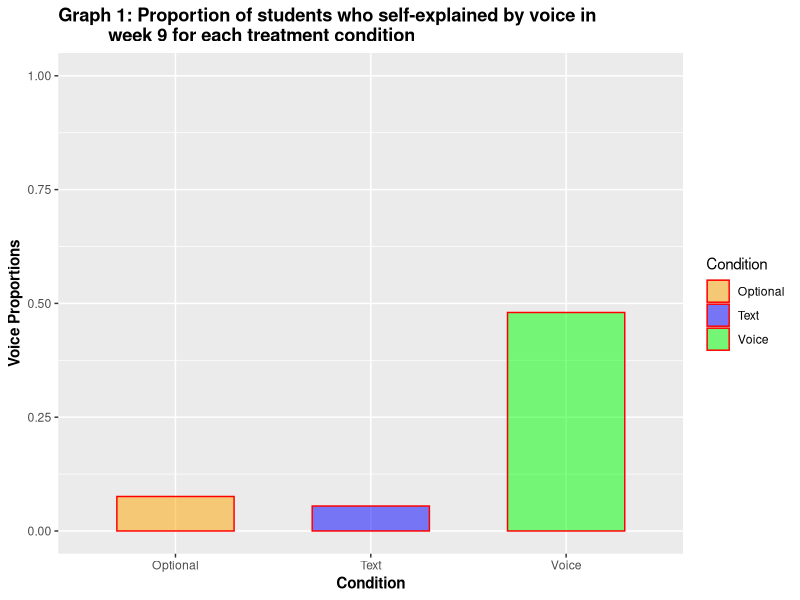
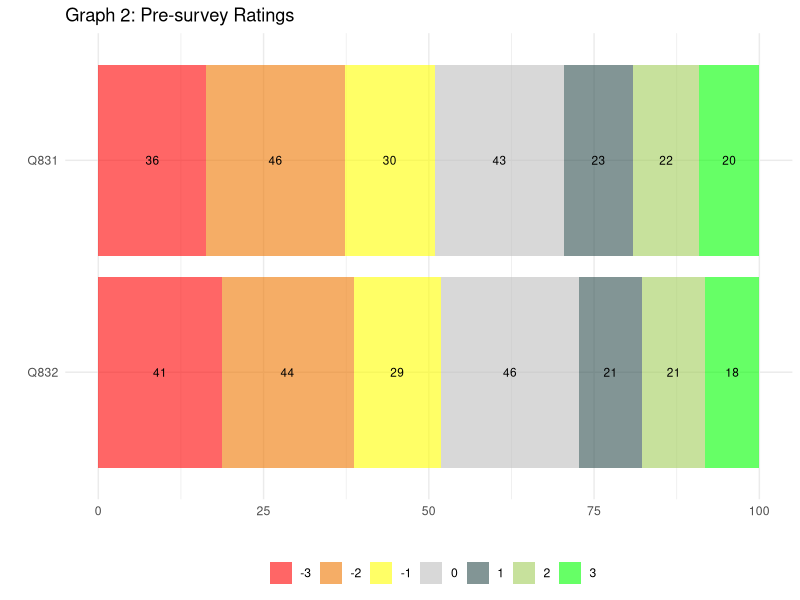
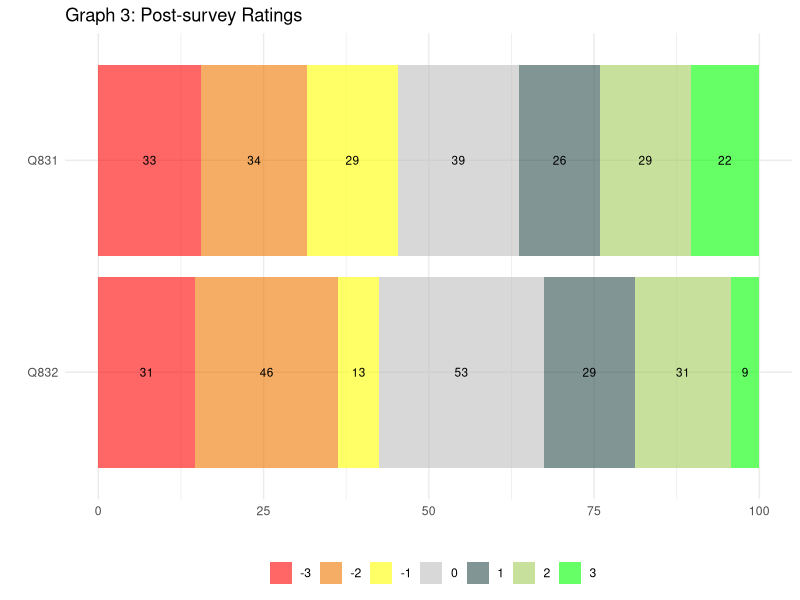
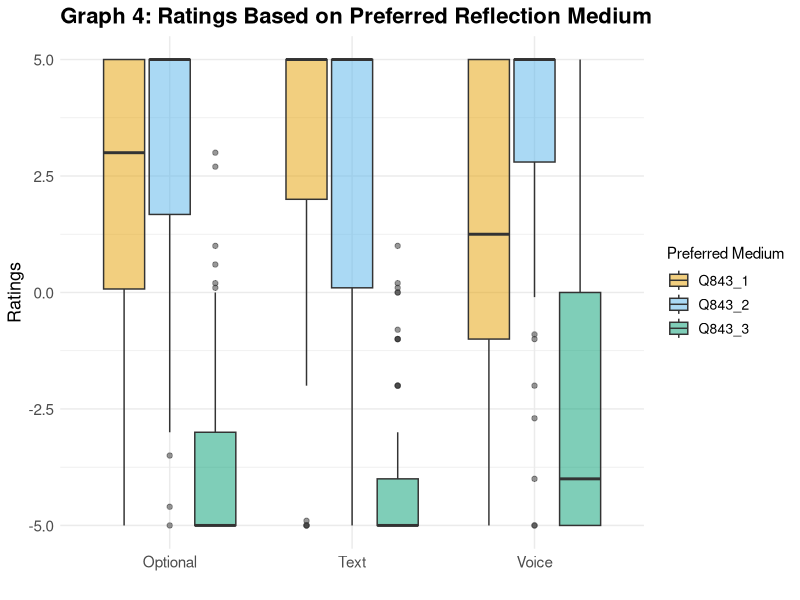

Write R code to recreate these figures, in order.
## ---- chunk 1
knitr::opts_chunk$set(echo = TRUE)
## ---- chunk 2
# let's first import libraries we will be using
library(tidyverse)
library(ggplot2)

# let's now import our data we will be using
d <- read_csv("d_report.csv")

# filter our data so that we get our desired variables
d_filtered <- d[ , c("condition", "week9-normal_voiceCount", 
                     "week9-normal_textCount", "week9-normal_completed")]

# get a 3x4 dataframe that has the variables of condition, total_voice, total_
# text, total_count. as well as observations for Optional, Voice, and Text.
# in the end we want to get the sums of each permutation.
grouped_summary <- d_filtered %>%
  group_by(condition) %>%
  mutate(total_voice = ifelse(`week9-normal_voiceCount` >= 1, 1, 0),
         total_text = ifelse(`week9-normal_textCount` >= 1, 1, 0),
         total_count = ifelse(`week9-normal_voiceCount` +
                                `week9-normal_textCount` >= 1, 1, 0)) %>%
  summarize(total_voice = sum(total_voice),
            total_text = sum(total_text),
            total_count = total_voice + total_text)

# add the proportions (ratios) as variables to the dataframe
grouped_summary <- grouped_summary %>%
  mutate(voice_proportion = total_voice / total_count,
         text_proportion = total_text / total_count)

# plot the graph as a bar graph
ggplot(grouped_summary, aes(x=condition, y=voice_proportion, fill=condition)) +
  geom_col(color="red", width=0.6, alpha=0.5) +
  ylim(0, 1) +
  xlab("Condition") +
  ylab("Voice Proportions") +
  ggtitle("Graph 1: Proportion of students who self-explained by voice in 
          week 9 for each treatment condition") +
  theme(plot.title = element_text(face="bold"),
        axis.title.x = element_text(face="bold"),
        axis.title.y = element_text(face="bold")) +
  scale_fill_manual(values = c("Optional"="orange", "Text"="blue", "Voice"=
                                 "green"),
                    guide=guide_legend(title="Condition"))
## ---- chunk 3
library(tidyverse)
library(ggplot2)

# Read the pre-survey data
d_survey <- read_csv('d_pre_survey.csv')

# Filter and transform the data
d_survey_filtered <- d_survey %>%
  select(Q831, Q832) %>%
  filter(!is.na(Q831) & !Q831 %in% c("Prefer not to answer") & 
           !is.na(Q832) & !Q832 %in% c("Prefer not to answer")) %>%
  mutate(
    Q831_score = case_when(
      Q831 == "Strongly disagree" ~ -3,
      Q831 == "Disagree" ~ -2,
      Q831 == "Somewhat disagree" ~ -1,
      Q831 == "Neither agree nor disagree" ~ 0,
      Q831 == "Somewhat agree" ~ 1,
      Q831 == "Agree" ~ 2,
      Q831 == "Strongly agree" ~ 3
    ),
    Q832_score = case_when(
      Q832 == "Strongly disagree" ~ -3,
      Q832 == "Disagree" ~ -2,
      Q832 == "Somewhat disagree" ~ -1,
      Q832 == "Neither agree nor disagree" ~ 0,
      Q832 == "Somewhat agree" ~ 1,
      Q832 == "Agree" ~ 2,
      Q832 == "Strongly agree" ~ 3
    )
  )

# Combine the data for Q831 and Q832
combined_data <- rbind(
  data.frame(question = "Q831", score = d_survey_filtered$Q831_score),
  data.frame(question = "Q832", score = d_survey_filtered$Q832_score)
)

# Count the number of people for each score and question
count_data <- combined_data %>%
  group_by(question, score) %>%
  summarize(count = n())

# Calculate the percentages
count_data <- count_data %>%
  group_by(question) %>%
  mutate(percentage = count / sum(count) * 100)

# Define the order and labels for the legend
response_order <- c("-3", "-2", "-1", "0", "1", "2", "3")

# Reorder the levels of the "score" variable
count_data$score <- factor(count_data$score, levels = rev(response_order))

# Reorder the levels of the "question" variable
count_data$question <- factor(count_data$question, levels = c("Q832", "Q831"))


# Plot the horizontal bar graph with reversed x-axis
ggplot(count_data, aes(x = percentage, y = question, fill = score)) +
  geom_col(alpha = 0.6) +
  xlab("") +
  ylab("") +
  ggtitle("Graph 2: Pre-survey Ratings") +
  theme_minimal() +
  scale_fill_manual(
    values = c(
      "-3" = "red",
      "-2" = "darkorange2",
      "-1" = "yellow",
      "0" = "grey",
      "1" = "darkslategrey",
      "2" = "darkolivegreen3",
      "3" = "green"
    ),
    labels = c(3,2,1,0,-1,-2,-3),
    guide = guide_legend(title = "", nrow=1, reverse=TRUE)) +
  theme(legend.position = "bottom") +
  geom_text(aes(label = count), position = position_stack(vjust = 0.5),
            color = "black", size = 3)
## ---- chunk 4

library(tidyverse)
library(ggplot2)

# Read the pre-survey data
post_survey <- read_csv('d_post_survey.csv')

# Filter and transform the data
post_survey_filtered <- post_survey %>%
  select(Q831.1, Q832) %>%
  filter(!is.na(Q831.1) & !(Q831.1) %in% c("Prefer not to answer") & 
           !is.na(Q832) & !Q832 %in% c("Prefer not to answer")) %>%
  mutate(
    Q831_score = case_when(
      Q831.1 == "Strongly disagree" ~ -3,
      Q831.1 == "Disagree" ~ -2,
      Q831.1 == "Somewhat disagree" ~ -1,
      Q831.1 == "Neither agree nor disagree" ~ 0,
      Q831.1 == "Somewhat agree" ~ 1,
      Q831.1 == "Agree" ~ 2,
      Q831.1 == "Strongly agree" ~ 3
    ),
    Q832_score = case_when(
      Q832 == "Strongly disagree" ~ -3,
      Q832 == "Disagree" ~ -2,
      Q832 == "Somewhat disagree" ~ -1,
      Q832 == "Neither agree nor disagree" ~ 0,
      Q832 == "Somewhat agree" ~ 1,
      Q832 == "Agree" ~ 2,
      Q832 == "Strongly agree" ~ 3
    )
  )

# Combine the data for Q831 and Q832
combined_data <- rbind(
  data.frame(question = "Q831", score = post_survey_filtered$Q831_score),
  data.frame(question = "Q832", score = post_survey_filtered$Q832_score)
)

# Count the number of people for each score and question
count_data <- combined_data %>%
  group_by(question, score) %>%
  summarize(count = n())

# Calculate the percentages
count_data <- count_data %>%
  group_by(question) %>%
  mutate(percentage = count / sum(count) * 100)

# Define the order and labels for the legend
response_order <- c("-3", "-2", "-1", "0", "1", "2", "3")

# Reorder the levels of the "score" variable
count_data$score <- factor(count_data$score, levels = rev(response_order))

# Reorder the levels of the "question" variable
count_data$question <- factor(count_data$question, levels = c("Q832", "Q831"))


# Plot the horizontal bar graph with reversed x-axis
ggplot(count_data, aes(x = percentage, y = question, fill = score)) +
  geom_col(alpha = 0.6) +
  xlab("") +
  ylab("") +
  ggtitle("Graph 3: Post-survey Ratings") +
  theme_minimal() +
  scale_fill_manual(
    values = c(
      "-3" = "red",
      "-2" = "darkorange2",
      "-1" = "yellow",
      "0" = "grey",
      "1" = "darkslategrey",
      "2" = "darkolivegreen3",
      "3" = "green"
    ),
    labels = c(3,2,1,0,-1,-2,-3),
    guide = guide_legend(title = "", nrow=1, reverse=TRUE)) +
  theme(legend.position = "bottom") +
  geom_text(aes(label = count), position = position_stack(vjust = 0.5),
            color = "black", size = 3)
## ---- chunk 5
library(tidyverse)
library(ggplot2)

d_report <- read_csv('d_report.csv')
d_post_survey <- read_csv('d_post_survey.csv')

# lets get the common hashed_id values
common_hashed_id <- intersect(d_report$hashed_id, d_post_survey$hashed_id)

# now filter the data based on common hashed_id values
filtered_d_report <- d_report[d_report$hashed_id %in% common_hashed_id, ]
filtered_d_post_survey <- d_post_survey[d_post_survey$hashed_id %in%
                                          common_hashed_id, ]

# then select the desired columns
selected_d_report <- filtered_d_report[, c("hashed_id", "condition")]
selected_d_post_survey <- filtered_d_post_survey[, c("hashed_id", "Q843_1",
                                                     "Q843_2", "Q843_3")]

# now merge the selected dataframes based on hashed_id
combined <- merge(selected_d_report, selected_d_post_survey, by = "hashed_id")

# now reshape the data into long format
combined_long <- tidyr::gather(combined, MediumType, Rating, -hashed_id,
                               -condition)

# lastly create the box plot
ggplot(combined_long, aes(x = condition, y = Rating, fill = MediumType)) +
  geom_boxplot(alpha=0.5) +
  labs(x = "", y = "Ratings",
       fill = "Preferred Medium") +
  ggtitle("Graph 4: Ratings Based on Preferred Reflection Medium") +
  scale_fill_manual(values = c("#E69F00", "#56B4E9", "#009E73")) +
  theme_minimal() +
  theme(
    plot.title = element_text(size = 16, face = "bold"),
    axis.title = element_text(size = 13),
    axis.text = element_text(size = 11),
    legend.title = element_text(size = 11),
    legend.text = element_text(size = 10)
)
## ---- chunk 6
library(tidyverse)

d_report <- read_csv('d_report.csv')

counter <- 0
for(i in 1:nrow(d_report)) {
  if (d_report$conditionForWeek9[i] == "Optional" && 
      d_report$`week9-normal_completed`[i] == 1) {
    counter <- counter + 1
  }
}
rate <- counter/nrow(d_report)*100
rate

